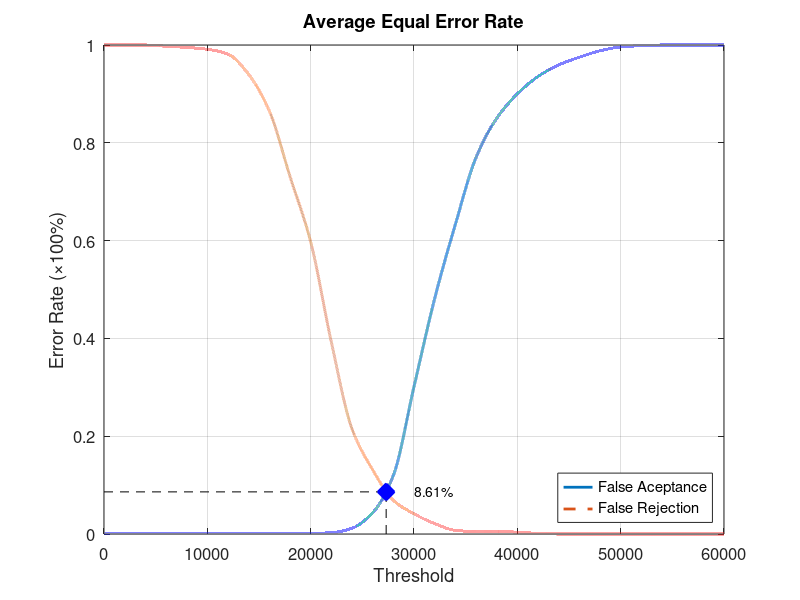
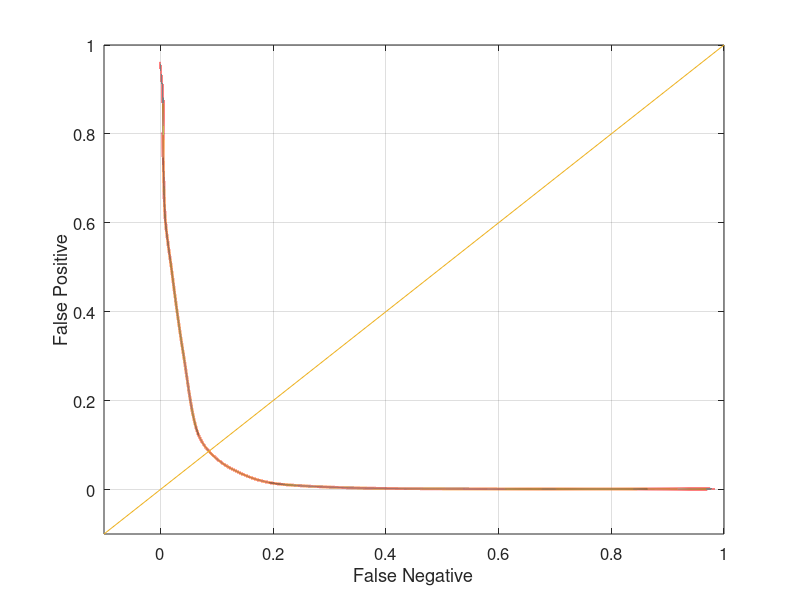

These charts were generated, in order, by the following MATLAB code:
function yEER = Experiment3Average
close all;
clear;
clc;
x = 0:2000:60000;
xq = 0:0.5:60000;

y0 = [0 0.00131579 0.00131579 0.00131579 0.00131579 0.00131579 0.00131579 0.00131579 0.00131579 0.00131579 0.00131579 0.00263158 0.0118421 0.0434211 0.119737 0.301316 0.481579 0.632895 0.769737 0.85 0.9 0.935526 0.959211 0.975 0.988158 0.996053 0.998684 1 1 1 1];
yy0 = interp1(x, y0, xq, 'pchip');
y1 = [1 1 1 0.9975 0.995 0.99125 0.98125 0.94 0.865 0.73125 0.5975 0.3925 0.215 0.13125 0.06875 0.04125 0.02125 0.0075 0.005 0.005 0.00375 0.00125 0 0 0 0 0 0 0 0 0];
yy1 = interp1(x, y1, xq, 'pchip');

% Calculating EER: 
y2 = abs(y0 - y1);
find(y2 == min(y2))
yy2 = abs(yy0 - yy1);
xEER = find(yy2 == min(yy2));
xEERIndex = xq(xEER) % X-axis EER
yEER = yy0(xEER) % Y-axis EER

main = figure
plot(xq, yy0,'-','LineWidth', 2);	hold on
plot(xq, yy1,'--','LineWidth', 2);	hold on
plot([xEERIndex xEERIndex], [0 yEER], 'k--');	hold on
plot([0 xEERIndex], [yEER yEER], 'k--');	hold on
plot(xEERIndex, yEER, 'bx', 'LineWidth', 10);	hold on
text(xEERIndex + 10 * xEERIndex / 100, yEER, [num2str(round((10000 * yEER)) / 100) '%'])
legend('False Aceptance', 'False Rejection', 'Location', 'SouthEast')
xlabel('Threshold')
ylabel('Error Rate (\times100%)')
title('Average Equal Error Rate')
set(gca, 'FontSize', 12)
axis([0 60000 0 1])
grid on

print(main, 'Experiment3AverageMain', '-dpng');
FNRxFPR = figure('Color', [1 1 1]);
plot(yy1, yy0, '-', yy1, yy0, 'LineWidth', 2);
hold on
y = -0.1:0.1:1
plot(y, y); 
set(gca, 'FontSize', 12)
xlabel('False Negative')
ylabel('False Positive')
axis([-0.1 1 -0.1 1])
set(gca, 'FontSize', 12)
grid on

print(FNRxFPR, 'Experiment3AverageFNRxFPR','-dpng');
end
